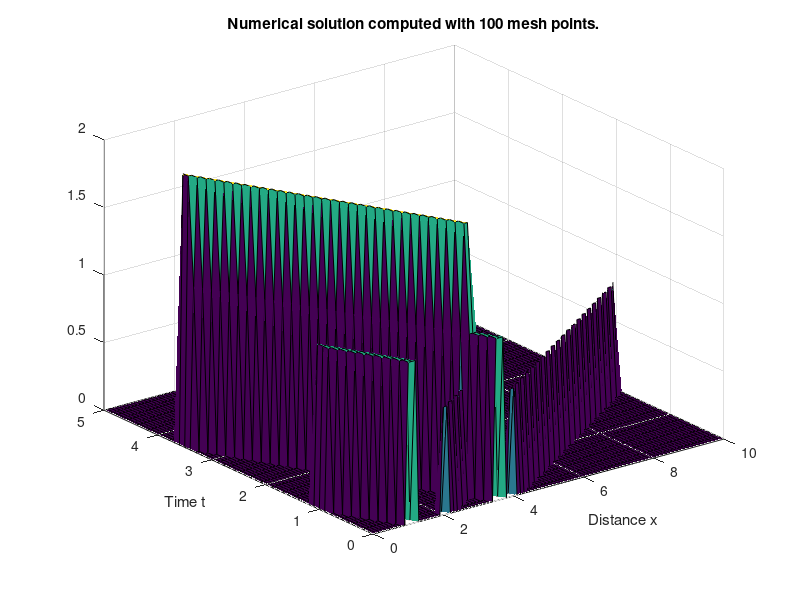
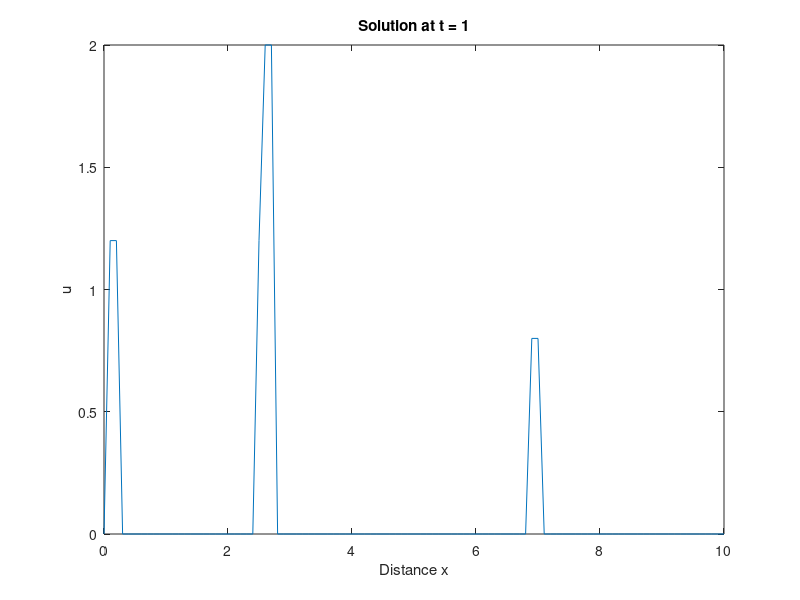
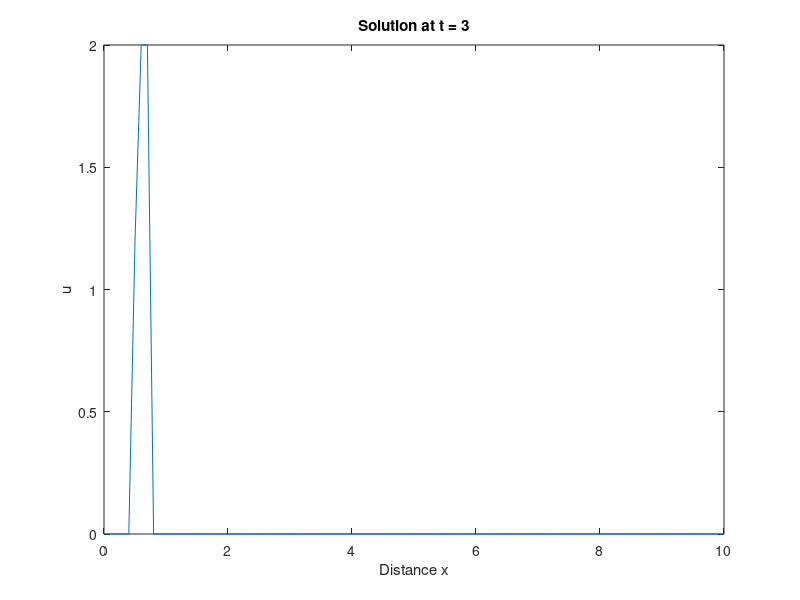

Reproduce these figures in MATLAB, in order.
function switchedtrafficflow


%deltat and h must be equal
h = 0.1;
deltat = 0.1;
m = 10/h + 1; %number of mesh points, 51 mesh points including 2 edge points
t = 5/deltat + 1; %number of time steps
v1 = 3;
v2 = -1;
rho_c = 1;

u = zeros(m - 2, t);
u0 = zeros(m - 2, 1);
u0(10) = 1.2;
u0(11) = 1.2;
u0(12) = 1.2;
u0(20) = 0.8;
u0(21) = 0.8;
u0(35) = 1.2;
u0(36) = 1.2;
u0(37) = 1.2;
u0(39) = 0.8;
u0(40) = 0.8;
u(:,1) = u0;


for i = 1 : t - 1  %time point
    for j = 1 : m - 2   %mesh point    
        if u(j, i) >= rho_c && j + v2 >= 1  %v2 = -1, backward wave
            u(j + v2, i + 1) = u(j, i) + u(j + v2, i + 1);    
        end
        
        if u(j, i) < rho_c && j + v1 <= m - 2
            u(j + v1, i + 1) = u(j, i) + u(j + v1,i + 1);   %v1 = 4, forward wave
        end
        
    end
    %size(u)
    %disp(u(:,1));
end


xlist = linspace(0,10,m);
tlist = linspace(0,5,t);
u = [zeros(1, t); u; zeros(1, t)];
u = u';


size(xlist);
size(tlist);
size(u);



surf(xlist,tlist,u) 
title('Numerical solution computed with 100 mesh points.')
xlabel('Distance x')
ylabel('Time t')

figure
plot(xlist,u(11,:))
title('Solution at t = 1')
xlabel('Distance x')
ylabel('u')


figure
plot(xlist,u(31,:))
title('Solution at t = 3')
xlabel('Distance x')
ylabel('u')

end
